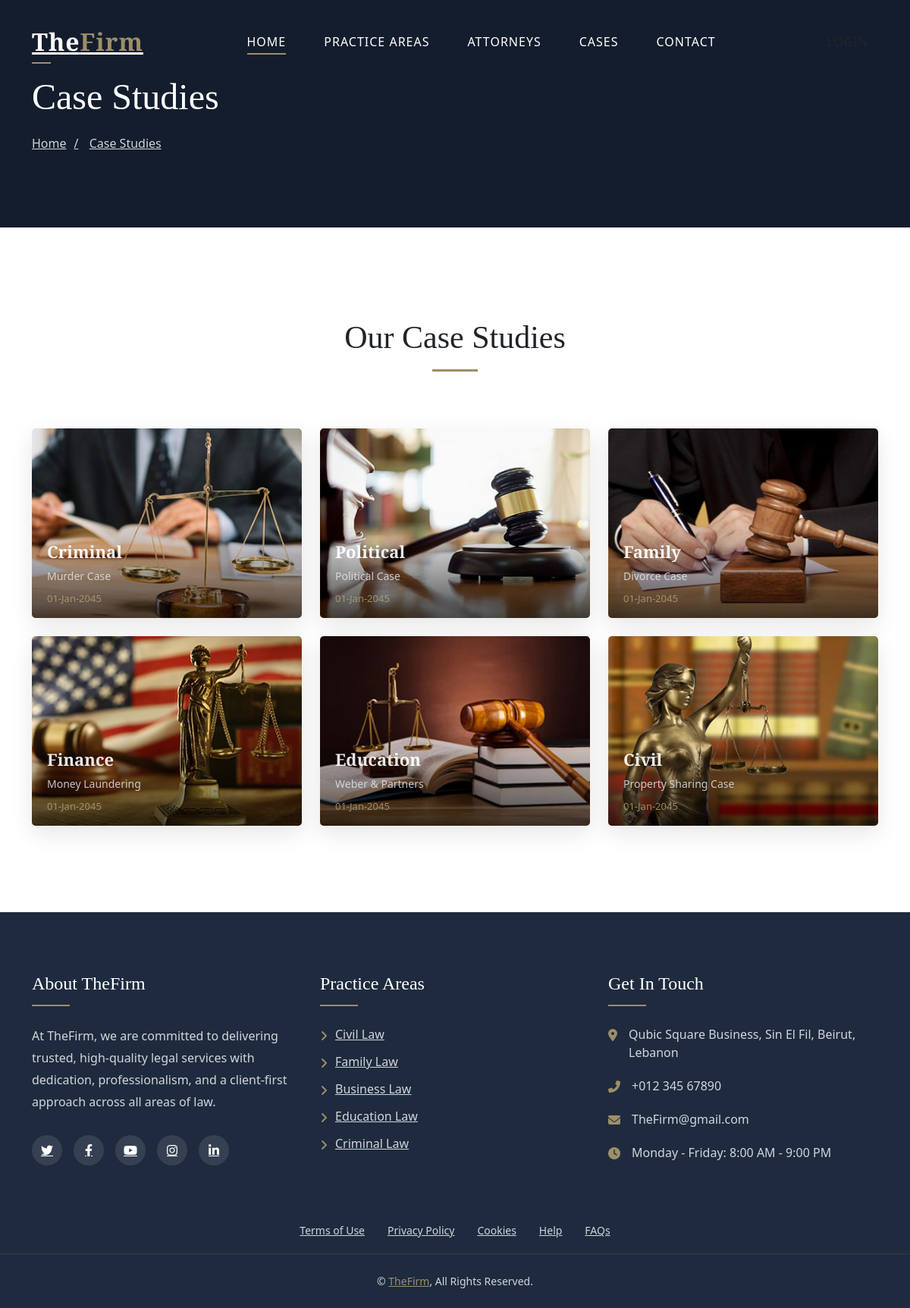
The app's page /cases.php with its own data.
### tables this page shows
CREATE TABLE `category` (
  `id` int(11) NOT NULL,
  `name` varchar(255) NOT NULL,
  `description` varchar(255) NOT NULL,
  `image` varchar(255) NOT NULL
);

### cases.php (the view, shortened to what this page needs)
<?php
include 'header.php';
?>
<!DOCTYPE html>
<html lang="en">
<head>
    <link href="https://cdnjs.cloudflare.com/ajax/libs/font-awesome/6.4.0/css/all.min.css" rel="stylesheet">
    <link href="https://cdn.jsdelivr.net/npm/bootstrap@5.3.0-alpha3/dist/css/bootstrap.min.css" rel="stylesheet">
    <link href="css/cases.css" rel="stylesheet">
</head>
<body>
    <div class="page-header">
        <div class="container">
            <div class="row">
                <div class="col-12">
                    <h2>Case Studies</h2>
                </div>
                <div class="col-12">
                    <a href="index.php">Home</a>
                    <a href="cases.php">Case Studies</a>
                </div>
            </div>
        </div>
    </div>
    <div class="portfolio">
        <div class="container">
            <div class="section-header">
                <h2>Our Case Studies</h2>
            </div>
            <?php
            include 'db.php';
            $sql = "SELECT * FROM category";
            $res = $conn->query($sql);
            ?>
            <div class="row portfolio-container">
                <?php
                while ($row = $res->fetch_assoc()) {
                ?>
                    <div class="col-lg-4 col-md-6 col-sm-12 portfolio-item first mb-4">
                        <a href="casesProcess.php?id=<?= $row['id'] ?>">
                            <div class="portfolio-wrap">
                                <img src="<?= $row['image']; ?>" alt="Portfolio Image">
                                <figure>
                                    <p><?= $row['name']; ?></p>
                                    <p><?= $row['description']; ?></p>
                                    <span>01-Jan-2045</span>
                                </figure>
                            </div>
                        </a>
                    </div>
                <?php
                }
                ?>
            </div>
        </div>
    </div>
    <?php include 'footer.php'; ?>
</body>
</html>

### css/cases.css (style rules this page uses)
.page-header { position: relative; height: 300px; display: flex; align-items: center; background: var(--secondary-dark); margin-bottom: 60px; }
.page-header::before { content: ''; position: absolute; top: 0; left: 0; width: 100%; height: 100%; background: rgba(17, 24, 39, 0.7); z-index: 1; }
.page-header .container { position: relative; z-index: 2; }
.page-header h2 { font-size: 48px; color: var(--white); margin-bottom: 20px; }
.page-header a { color: var(--gray-light); font-size: 16px; transition: all 0.3s; }
.page-header a:not(:last-child):after { content: '/'; margin: 0 10px; color: var(--gray-light); }
.portfolio { padding: 60px 0 90px; }
.section-header { margin-bottom: 50px; text-align: center; }
.section-header h2 { font-size: 42px; margin-bottom: 25px; position: relative; padding-bottom: 20px; display: inline-block; }
.section-header h2::after { content: ''; position: absolute; width: 60px; height: 3px; background-color: var(--primary); bottom: 0; left: 50%; transform: translateX(-50%); }
.portfolio-container { margin-top: 40px; }
.portfolio-item { margin-bottom: 30px; }
.portfolio-wrap { position: relative; overflow: hidden; border-radius: 5px; box-shadow: 0 10px 30px rgba(0, 0, 0, 0.1); height: 100%; }
.portfolio-wrap img { width: 100%; height: 250px; object-fit: cover; transition: all 0.5s ease; }
.portfolio-wrap figure { position: absolute; bottom: 0; left: 0; right: 0; background: linear-gradient(to top, rgba(0, 0, 0, 0.8), transparent); padding: 20px; transition: all 0.3s ease; transform: translateY(20px); opacity: 0.9; }
.portfolio-wrap figure p:first-child { font-family: 'Cormorant', serif; font-size: 22px; font-weight: 700; color: var(--white); margin-bottom: 5px; }
.portfolio-wrap figure p:nth-child(2) { font-size: 14px; color: var(--gray-light); margin-bottom: 10px; }
.portfolio-wrap figure span { font-size: 13px; color: var(--primary); font-weight: 500; }

### header.php (style rules this page uses)
:root { --primary: #9d8e69; --primary-dark: #7d6e49; --primary-light: #d5cbb8; --secondary: #2e3b4e; --secondary-light: #4a5b6e; --secondary-dark: #1e2b3e; --accent: #a32c38; --light: #f8f8f8; --dark: #111827; --gray: #6b7280; --gray-light: #d1d5db; --white: #ffffff; --header-height: 90px; }
* { box-sizing: border-box; margin: 0; padding: 0; }
body { font-family: 'Montserrat', sans-serif; font-weight: 400; color: var(--secondary-dark); line-height: 1.7; overflow-x: hidden; background-color: var(--light); position: relative; }
h1, h2, h3, h4, h5, h6 { font-family: 'Cormorant', serif; font-weight: 700; line-height: 1.3; color: var(--secondary-dark); }
p { margin-bottom: 1.5rem; }
a { text-decoration: none; color: inherit; transition: all 0.3s ease; }
img { max-width: 100%; height: auto; }
.container { max-width: 1400px; padding: 0 2rem; }

### records on screen
category: image (picture), name "Criminal", description "Murder Case"
category: image (picture), name "Political", description "Political Case"
category: image (picture), name "Family", description "Divorce Case"
category: image (picture), name "Finance", description "Money Laundering"
category: image (picture), name "Education", description "Weber & Partners"
category: image (picture), name "Civil", description "Property Sharing Case"
